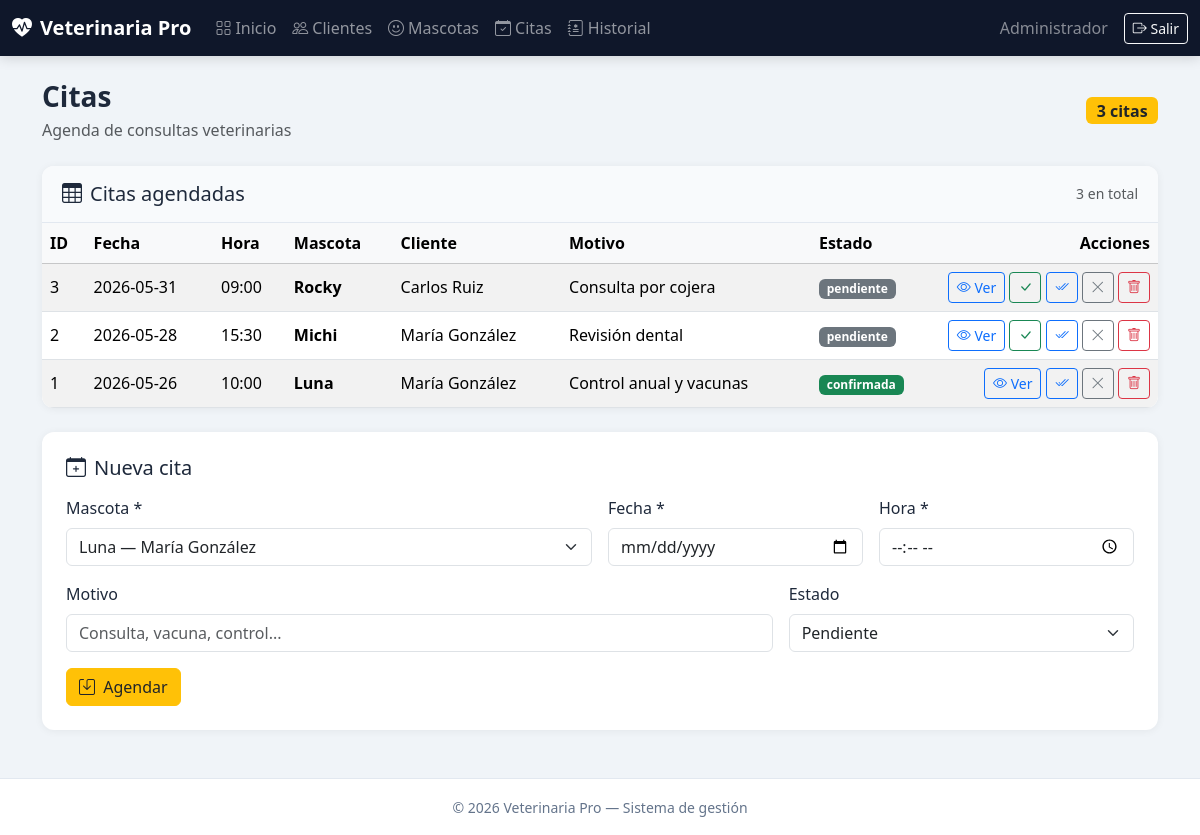
The page /views/citas.php (signed in) on the database its author committed.
### tables this page shows
CREATE TABLE IF NOT EXISTS citas (
  id INT AUTO_INCREMENT PRIMARY KEY,
  id_mascota INT NOT NULL,
  fecha DATE NOT NULL,
  hora TIME NOT NULL,
  motivo VARCHAR(255),
  estado ENUM('pendiente', 'confirmada', 'completada', 'cancelada') DEFAULT 'pendiente',
  FOREIGN KEY (id_mascota) REFERENCES mascotas(id) ON DELETE CASCADE
);

CREATE TABLE IF NOT EXISTS mascotas (
  id INT AUTO_INCREMENT PRIMARY KEY,
  nombre VARCHAR(80) NOT NULL,
  especie VARCHAR(50) NOT NULL,
  raza VARCHAR(80),
  edad INT DEFAULT 0,
  id_cliente INT NOT NULL,
  FOREIGN KEY (id_cliente) REFERENCES clientes(id) ON DELETE CASCADE
);

CREATE TABLE IF NOT EXISTS clientes (
  id INT AUTO_INCREMENT PRIMARY KEY,
  nombre VARCHAR(120) NOT NULL,
  telefono VARCHAR(20),
  direccion VARCHAR(255),
  correo VARCHAR(150),
  creado_en TIMESTAMP DEFAULT CURRENT_TIMESTAMP
);

### includes/paths.php (called while the page is built)
<?php
function app_base_path(): string
{
    $dir = str_replace('\\', '/', dirname($_SERVER['SCRIPT_NAME'] ?? ''));
    $leaf = basename($dir);
    if ($leaf === 'views' || $leaf === 'backend') {
        $dir = dirname($dir);
    }
    return rtrim($dir, '/');
}
function app_url(string $path = ''): string
{
    $base = app_base_path();
    $path = ltrim(str_replace('\\', '/', $path), '/');
    return ($base === '' ? '' : $base) . ($path !== '' ? '/' . $path : '');
}

### includes/datos_lista.php (called while the page is built, shortened)
<?php
function datos_listar(mysqli $conexion, string $sql): array
{
    $res = $conexion->query($sql);
    $filas = [];
    while ($row = $res->fetch_assoc()) {
        $filas[] = $row;
    }
    return $filas;
}

### views/citas.php (the view, shortened to what this page needs)
<?php
require_once '../backend/conexion.php';
require_once '../includes/datos_lista.php';
require_once '../includes/paths.php';
require_once '../includes/header.php';
$mascotasSelect = datos_listar(
    $conexion,
    'SELECT mascotas.id, mascotas.nombre, clientes.nombre AS cliente
     FROM mascotas
     INNER JOIN clientes ON mascotas.id_cliente = clientes.id
     ORDER BY mascotas.nombre ASC'
);
$citas = datos_listar(
    $conexion,
    'SELECT citas.*, mascotas.nombre AS mascota, clientes.nombre AS cliente
     FROM citas
     INNER JOIN mascotas ON citas.id_mascota = mascotas.id
     INNER JOIN clientes ON mascotas.id_cliente = clientes.id
     ORDER BY citas.fecha DESC, citas.hora DESC'
);
$estadoBadge = [
    'pendiente' => 'secondary',
    'confirmada' => 'success',
    'completada' => 'primary',
    'cancelada' => 'danger',
];
?>
<div class="page-header d-flex justify-content-between align-items-center flex-wrap gap-2 mb-4">
    <div>
        <h1 class="h3 mb-1">Citas</h1>
        <p class="text-muted mb-0">Agenda de consultas veterinarias</p>
    </div>
    <span class="badge bg-warning text-dark fs-6"><?= count($citas) ?> citas</span>
</div>
<section class="table-card mb-4" id="seccion-citas" aria-labelledby="tituloListaCitas">
    <div class="list-section-header">
        <h2 class="h5 mb-0" id="tituloListaCitas">
            <i class="bi bi-table me-2"></i>Citas agendadas
        </h2>
        <span class="text-muted small"><?= count($citas) ?> en total</span>
    </div>
    <div class="table-responsive">
        <table class="table table-hover table-striped mb-0 align-middle">
            <thead class="table-light">
                <tr>
                    <th>ID</th>
                    <th>Fecha</th>
                    <th>Hora</th>
                    <th>Mascota</th>
                    <th>Cliente</th>
                    <th>Motivo</th>
                    <th>Estado</th>
                    <th class="text-end" width="200">Acciones</th>
                </tr>
            </thead>
            <tbody>
                <?php if (count($citas) === 0): ?>
                <tr>
                    <td colspan="8" class="text-muted text-center py-5">
                        <i class="bi bi-calendar-x display-6 d-block mb-2 opacity-50"></i>
                        No hay citas registradas.
                    </td>
                </tr>
                <?php else: foreach ($citas as $row):
                    $badge = $estadoBadge[$row['estado']] ?? 'secondary';
                    $hora = substr((string) $row['hora'], 0, 5);
                ?>
                <tr>
                    <td><?= (int) $row['id'] ?></td>
                    <td><?= htmlspecialchars($row['fecha']) ?></td>
                    <td><?= htmlspecialchars($hora) ?></td>
                    <td class="fw-semibold"><?= htmlspecialchars($row['mascota']) ?></td>
                    <td><?= htmlspecialchars($row['cliente']) ?></td>
                    <td><?= htmlspecialchars($row['motivo'] ?? '—') ?></td>
                    <td><span class="badge bg-<?= $badge ?>"><?= htmlspecialchars($row['estado']) ?></span></td>
                    <td class="text-end text-nowrap">
                        <button type="button" class="btn btn-outline-primary btn-sm"
                                data-bs-toggle="modal" data-bs-target="#modalVerCita"
                                data-id="<?= (int) $row['id'] ?>"
                                data-fecha="<?= htmlspecialchars($row['fecha'], ENT_QUOTES) ?>"
                                data-hora="<?= htmlspecialchars($hora, ENT_QUOTES) ?>"
                                data-mascota="<?= htmlspecialchars($row['mascota'], ENT_QUOTES) ?>"
                                data-cliente="<?= htmlspecialchars($row['cliente'], ENT_QUOTES) ?>"
                                data-motivo="<?= htmlspecialchars($row['motivo'] ?? '', ENT_QUOTES) ?>"
                                data-estado="<?= htmlspecialchars($row['estado'], ENT_QUOTES) ?>">
                            <i class="bi bi-eye"></i> Ver
                        </button>
                        <?php if ($row['estado'] === 'pendiente'): ?>
                        <a href="<?= app_url('backend/citas.php') ?>?id=<?= (int) $row['id'] ?>&estado=confirmada" class="btn btn-outline-success btn-sm" title="Confirmar"><i class="bi bi-check-lg"></i></a>
                        <?php endif; ?>
                        <?php if (in_array($row['estado'], ['pendiente', 'confirmada'], true)): ?>
                        <a href="<?= app_url('backend/citas.php') ?>?id=<?= (int) $row['id'] ?>&estado=completada" class="btn btn-outline-primary btn-sm" title="Completar"><i class="bi bi-check2-all"></i></a>
                        <a href="<?= app_url('backend/citas.php') ?>?id=<?= (int) $row['id'] ?>&estado=cancelada" class="btn btn-outline-secondary btn-sm" title="Cancelar"><i class="bi bi-x-lg"></i></a>
                        <?php endif; ?>
                        <a href="<?= app_url('backend/citas.php') ?>?eliminar=<?= (int) $row['id'] ?>"
                           class="btn btn-outline-danger btn-sm"
                           onclick="return confirm('¿Eliminar esta cita?')">
                            <i class="bi bi-trash"></i>
                        </a>
                    </td>
                </tr>
                <?php endforeach; endif; ?>
            </tbody>
        </table>
    </div>
</section>
<div class="form-card">
    <h5 class="mb-3"><i class="bi bi-calendar-plus me-2"></i>Nueva cita</h5>
    <?php if (count($mascotasSelect) === 0): ?>
    <div class="alert alert-warning mb-0">
        Registre una <a href="mascotas.php">mascota</a> antes de agendar citas.
    </div>
    <?php else: ?>
    <form method="POST" action="<?= app_url('backend/citas.php') ?>" class="row g-3">
        <div class="col-md-6">
            <label class="form-label">Mascota *</label>
            <select name="mascota" class="form-select" required>
                <?php foreach ($mascotasSelect as $m): ?>
                <option value="<?= (int) $m['id'] ?>">
                    <?= htmlspecialchars($m['nombre']) ?> — <?= htmlspecialchars($m['cliente']) ?>
                </option>
                <?php endforeach; ?>
            </select>
        </div>
        <div class="col-md-3">
            <label class="form-label">Fecha *</label>
            <input type="date" name="fecha" class="form-control" required>
        </div>
        <div class="col-md-3">
            <label class="form-label">Hora *</label>
            <input type="time" name="hora" class="form-control" required>
        </div>
        <div class="col-md-8">
            <label class="form-label">Motivo</label>
            <input name="motivo" class="form-control" placeholder="Consulta, vacuna, control...">
        </div>
        <div class="col-md-4">
            <label class="form-label">Estado</label>
            <select name="estado" class="form-select">
                <option value="pendiente">Pendiente</option>
            </select>
        </div>
        <div class="col-12">
            <button type="submit" class="btn btn-warning text-dark"><i class="bi bi-save me-1"></i> Agendar</button>
        </div>
    </form>
    <?php endif; ?>
</div>
<?php require_once '../includes/footer.php'; ?>

### includes/header.php (shortened to what this page needs)
<?php
require_once __DIR__ . '/paths.php';
?>
<!DOCTYPE html>
<html lang="es">
<head>
    <link href="https://cdn.jsdelivr.net/npm/bootstrap@5.3.3/dist/css/bootstrap.min.css" rel="stylesheet">
    <link href="https://cdn.jsdelivr.net/npm/bootstrap-icons@1.11.3/font/bootstrap-icons.min.css" rel="stylesheet">
    <link href="<?= app_url('css/estilos.css') ?>" rel="stylesheet">
</head>
<body class="app-body">
<nav class="navbar navbar-expand-lg navbar-dark app-navbar">
    <div class="container-fluid">
        <a class="navbar-brand fw-bold" href="<?= app_url('dashboard.php') ?>">
            <i class="bi bi-heart-pulse-fill me-2"></i>Veterinaria Pro
        </a>
        <div class="collapse navbar-collapse" id="navMain">
            <ul class="navbar-nav me-auto mb-2 mb-lg-0">
                <li class="nav-item">
                    <a class="nav-link" href="<?= app_url('dashboard.php') ?>"><i class="bi bi-grid me-1"></i>Inicio</a>
                </li>
                <li class="nav-item">
                    <a class="nav-link" href="<?= app_url('views/clientes.php') ?>"><i class="bi bi-people me-1"></i>Clientes</a>
                </li>
                <li class="nav-item">
                    <a class="nav-link" href="<?= app_url('views/mascotas.php') ?>"><i class="bi bi-emoji-smile me-1"></i>Mascotas</a>
                </li>
                <li class="nav-item">
                    <a class="nav-link" href="<?= app_url('views/citas.php') ?>"><i class="bi bi-calendar-check me-1"></i>Citas</a>
                </li>
                <li class="nav-item">
                    <a class="nav-link" href="<?= app_url('views/historial.php') ?>"><i class="bi bi-journal-medical me-1"></i>Historial</a>
                </li>
            </ul>
            <span class="navbar-text text-white-50 me-3 d-none d-md-inline">
                <?= htmlspecialchars($_SESSION['nombre'] ?? $_SESSION['usuario'] ?? '') ?>
            </span>
            <a href="<?= app_url('backend/logout.php') ?>" class="btn btn-outline-light btn-sm">
                <i class="bi bi-box-arrow-right"></i> Salir
            </a>
        </div>
    </div>
</nav>
<main class="container py-4">

### includes/footer.php (shortened to what this page needs)
</main>
<footer class="app-footer text-center py-3">
    <small>&copy; <?= date('Y') ?> Veterinaria Pro — Sistema de gestión</small>
</footer>
</body>
</html>

### css/estilos.css (style rules this page uses)
:root { --primary: #0d6efd; --primary-dark: #0a58ca; --success: #198754; --warning: #ffc107; --info: #0dcaf0; --bg: #f0f4f8; --card: #ffffff; --text: #1e293b; --muted: #64748b; --navbar: #0f172a; }
* { box-sizing: border-box; }
body { font-family: 'Segoe UI', system-ui, -apple-system, sans-serif; color: var(--text); margin: 0; }
.app-body { background: var(--bg); min-height: 100vh; display: flex; flex-direction: column; }
.app-navbar { background: var(--navbar) !important; box-shadow: 0 2px 12px rgba(0, 0, 0, 0.15); }
.app-footer { margin-top: auto; background: var(--card); border-top: 1px solid #e2e8f0; color: var(--muted); }
.page-header h1 { font-weight: 700; }
.form-card { background: var(--card); border-radius: 12px; padding: 1.5rem; box-shadow: 0 1px 8px rgba(0, 0, 0, 0.06); margin-bottom: 1.5rem; }
.table-card { background: var(--card); border-radius: 12px; overflow: hidden; box-shadow: 0 1px 8px rgba(0, 0, 0, 0.06); }
.list-section-header { display: flex; justify-content: space-between; align-items: center; flex-wrap: wrap; gap: 0.5rem; padding: 1rem 1.25rem; border-bottom: 1px solid #e2e8f0; background: #f8fafc; }

### rows shown on the page
citas: id "3", fecha "2026-05-31", hora "09:00", id_mascota.nombre "Rocky", clientes.nombre "Carlos Ruiz", motivo "Consulta por cojera", estado "pendiente"
citas: id "2", fecha "2026-05-28", hora "15:30", id_mascota.nombre "Michi", clientes.nombre "María González", motivo "Revisión dental", estado "pendiente"
citas: id "1", fecha "2026-05-26", hora "10:00", id_mascota.nombre "Luna", clientes.nombre "María González", motivo "Control anual y vacunas", estado "confirmada"

### other values the page prints
$_SESSION['nombre'] "Administrador"
count($citas) "3"
form field mascota "Luna — María González"
